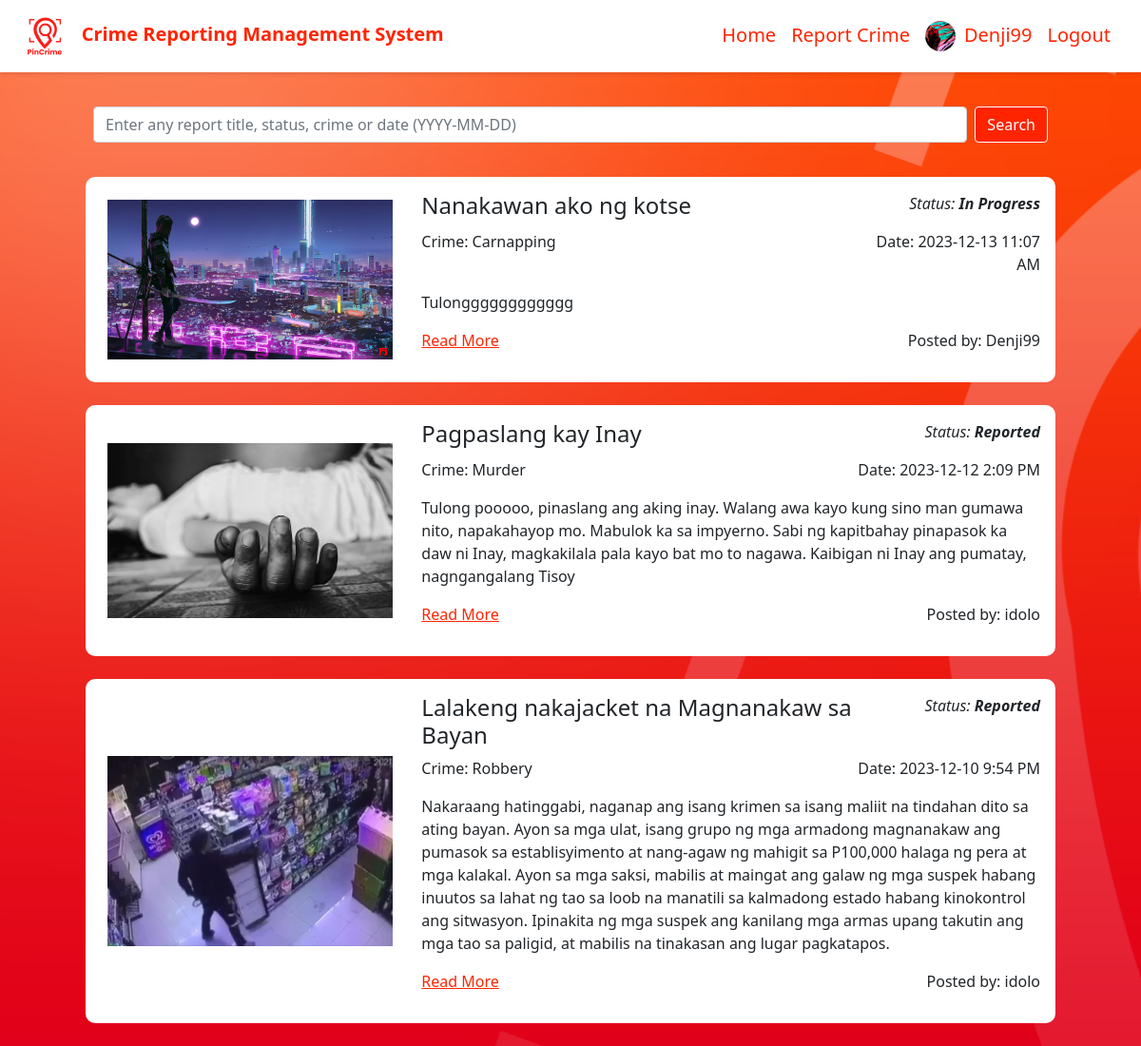
Page /citizen_home.php (signed in) on the committed database.
### tables this page shows
CREATE TABLE `citizens` (
  `citizenID` int(11) NOT NULL,
  `pic` varchar(100) DEFAULT NULL,
  `lname` varchar(20) NOT NULL,
  `fname` varchar(20) NOT NULL,
  `mname` varchar(20) DEFAULT NULL,
  `street_add` varchar(50) DEFAULT NULL,
  `barangay_add` varchar(50) NOT NULL,
  `age` int(11) NOT NULL,
  `gender` varchar(6) NOT NULL,
  `civilstat` varchar(8) NOT NULL,
  `phone` varchar(11) NOT NULL,
  `email` varchar(40) NOT NULL,
  `username` varchar(20) NOT NULL,
  `password` varchar(10) NOT NULL,
  `ban` varchar(5) NOT NULL
);

CREATE TABLE `report` (
  `reportID` int(11) NOT NULL,
  `title` varchar(50) NOT NULL,
  `status` varchar(15) NOT NULL,
  `crime` varchar(50) NOT NULL,
  `date` datetime NOT NULL,
  `pic_evidence` varchar(100) DEFAULT NULL,
  `content` varchar(600) NOT NULL,
  `username` varchar(20) NOT NULL,
  `latitude` double DEFAULT NULL,
  `longitude` double DEFAULT NULL,
  `address` varchar(150) NOT NULL
);

### citizen_home.php (the view, shortened to what this page needs)
<?php
    if (isset($_SESSION['email']) && isset($_SESSION['username']) && isset($_SESSION['password'])) {
?>
<!DOCTYPE html>
<html lang="en">
<head>
    <link rel="stylesheet" href="https://cdn.jsdelivr.net/npm/bootstrap@5.0.2/dist/css/bootstrap.min.css">
</head>
<body>
    <?php
        require "citizen_header.php";
        require "conn.php";
    ?>
    <div class="container-md my-4 p-2">
        <form class="d-flex my-1" action="citizen_home.php" method="POST">
            <input class="form-control me-2" type="search" placeholder="Enter any report title, status, crime or date (YYYY-MM-DD)" aria-label="Search" name="search" >
            <button class="btn btn-outline-primary" type="submit" style="background-color: #FF2400; border-color: white; color: white;">Search</button>
        </form>
    </div>
    <?php
        if (isset($_POST['search'])) {
            $searchTerm = $_POST['search'];
            $query = "SELECT * FROM report WHERE title LIKE '%$searchTerm%' OR status LIKE '%$searchTerm%' OR crime LIKE '%$searchTerm%' OR date LIKE '%$searchTerm%' ORDER BY date DESC";
            $result = $conn->query($query);
            if ($result === false) {
                die("Error executing query: " . $conn->error);
            }
            while($row = $result->fetch_assoc()) {
    ?>
            <div class="container my-4 p-3">
                <div class="row">
                    <div class="col-4 d-flex justify-content-center align-items-center">
                        <img src="<?php echo $row['pic_evidence'];?>" alt="Image" style="max-height: 200px; max-width: 300px;">
                    </div>
                    <div class="col-8">
                        <div class="row">
                            <div class="col-9 text-start"><h4><?php echo $row['title'];?></h4></div>
                            <div class="col-3 text-end"><i><p>Status: <b><?php echo $row['status']?></b></p></i></div>
                        </div>
                        <div class="row">
                            <div class="col-8 text-start"><p><?php echo "Crime: " . $row['crime'];?></p></div>
                            <div class="col-4 text-end"><p><?php echo "Date: " . date('Y-m-d g:i A', strtotime($row['date'])); ?></p></div>
                        </div>
                        <div class="row justify-content-center">
                            <p><?php echo $row['content']?></p>
                        </div>
                        <div class="row">
                            <a href="citizen_post.php?reportID=<?php echo $row['reportID'];?>" class="col-4 text-start" style="color: #FF2400;">Read More</a>
                            <p class="col-8 text-end"><?php echo "Posted by: " . $row['username']?></p>
                        </div>
                    </div>
                </div>
            </div>
    <?php
            }
            $result->free_result();
        } else {
            $result = $conn->query("SELECT * FROM report ORDER BY date DESC");
            while($row = $result->fetch_assoc()) {
    ?>
            <div class="container my-4 p-3">
                <div class="row">
                    <div class="col-4 d-flex justify-content-center align-items-center">
                        <img src="<?php echo $row['pic_evidence'];?>" alt="Image" style="max-height: 200px; max-width: 300px;">
                    </div>
                    <div class="col-8">
                        <div class="row">
                            <div class="col-9 text-start"><h4><?php echo $row['title'];?></h4></div>
                            <div class="col-3 text-end"><i><p>Status: <b><?php echo $row['status']?></b></p></i></div>
                        </div>
                        <div class="row">
                            <div class="col-8 text-start"><p><?php echo "Crime: " . $row['crime'];?></p></div>
                            <div class="col-4 text-end"><p><?php echo "Date: " . date('Y-m-d g:i A', strtotime($row['date'])); ?></p></div>
                        </div>
                        <div class="row justify-content-center">
                            <p><?php echo $row['content']?></p>
                        </div>
                        <div class="row">
                            <a href="citizen_post.php?reportID=<?php echo $row['reportID'];?>" class="col-4 text-start" style="color: #FF2400;">Read More</a>
                            <p class="col-8 text-end"><?php echo "Posted by: " . $row['username']?></p>
                        </div>
                    </div>
                </div>
            </div>
    <?php
            }
        }
    ?>
</body>
</html>
<?php
    } else {
        header("Location: invalid.php");
    }
?>

### citizen_header.php (shortened to what this page needs)
<header>
    <nav class="navbar navbar-expand-lg navbar-dark bg-white" style="box-shadow: 0px 2px 5px rgba(0, 0, 0, 0.1);">
        <div class="container-fluid px-4">
            <a class="navbar-brand" href="citizen_home.php">
                <img src="images/layout/logo_new.png" alt="PinCrime Logo" style="max-height: 50px; margin-right: 10px;">
                <b style="color: #FF2400;">Crime Reporting Management System</b>
            </a>
            <div class="collapse navbar-collapse" id="navbarNav">
                <ul class="navbar-nav ms-auto">
                    <li class="nav-item active">
                        <a class="nav-link" href="citizen_home.php" style="color: #FF2400; font-size: 20px;">Home</a>
                    </li>
                    <li class="nav-item">
                        <a class="nav-link" href="citizen_report.php" style="color: #FF2400; font-size: 20px;">Report Crime</a>
                    </li>
                    <li class="nav-item">
                        <a class="nav-link" href="citizen_profile.php" style="color: #FF2400; font-size: 20px;">
                        <?php
                            require "conn.php";
                            $currentUser = $_SESSION['username'];
                            $userResult = $conn->query("SELECT * from citizens WHERE username = '$currentUser'");
                            while ($userRow = $userResult->fetch_assoc()) {
                        ?>
                        <img src="<?php echo $userRow['pic']?>" style="height: 32px; width: 32px; margin-right: 9px; border-radius: 50%; object-fit: cover; object-position: center;"><?php echo $userRow['username']?>
                        <?php
                            }
                        ?>
                        </a>
                    </li>
                    <li class="nav-item">
                        <a class="nav-link" href="logout.php" style="color: #FF2400; font-size: 20px;">Logout</a>
                    </li>
                </ul>
            </div>
        </div>
    </nav>
</header>

### citizen_home.php (style rules this page uses)
body { background: url('images/layout/back.png'); background-repeat: no-repeat; background-attachment: fixed; background-size: cover; }
.container { background-color: white; max-width: 1020px; border-radius: 10px; }
.container-md { max-width: 1020px; border-radius: 5px; }

### rows in the picture
citizens: pic (picture), username "Denji99"
report: pic_evidence (picture), title "Nanakawan ako ng kotse", status "In Progress", crime "Carnapping", date "2023-12-13 11:07 AM", content "Tulongggggggggggg", username "Denji99"
report: pic_evidence (picture), title "Pagpaslang kay Inay", status "Reported", crime "Murder", date "2023-12-12 2:09 PM", content "Tulong pooooo, pinaslang ang aking inay. Walang awa kayo kung sino man gumawa nito, napakahayop mo. Mabulok ka sa impyerno. Sabi ng kapitbahay pinapasok ka daw ni Inay, magkakilala pala kayo bat mo to nagawa. Kaibigan ni Inay ang pumatay, nagngangalang Tisoy", username "idolo"
report: pic_evidence (picture), title "Lalakeng nakajacket na Magnanakaw sa Bayan", status "Reported", crime "Robbery", date "2023-12-10 9:54 PM", content "Nakaraang hatinggabi, naganap ang isang krimen sa isang maliit na tindahan dito sa ating bayan. Ayon sa mga ulat, isang grupo ng mga armadong magnanakaw ang pumasok sa establisyimento at nang-agaw ng mahigit sa P100,000 halaga ng pera at mga kalakal. Ayon sa mga saksi, mabilis at maingat ang galaw ng mga suspek habang inuutos sa lahat ng tao sa loob na manatili sa kalmadong estado habang kinokontrol ang sitwasyon. Ipinakita ng mga suspek ang kanilang mga armas upang takutin ang mga tao sa paligid, at mabilis na tinakasan ang lugar pagkatapos.", username "idolo"
